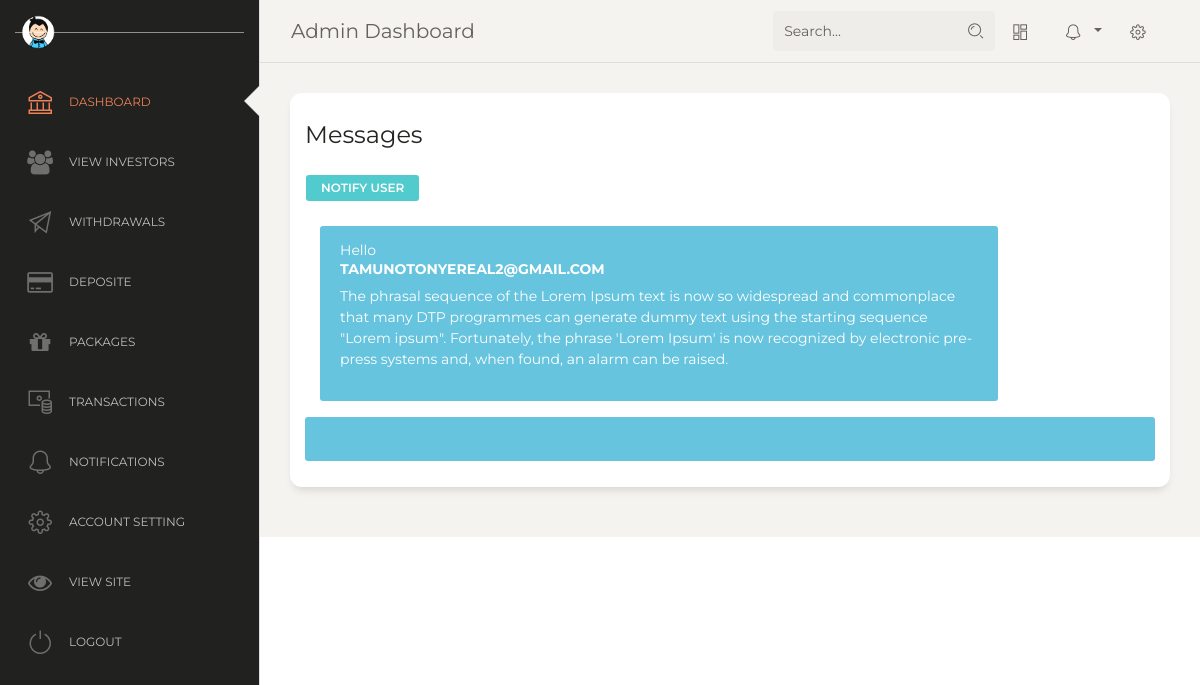
/super/admin/message/, run on the app's committed database.
### panel/models.py (models this page shows)
class Message(models.Model):
	email = models.EmailField(max_length=50)
	subject = models.CharField(max_length=100)
	body = models.TextField()
	date = models.DateTimeField(auto_now_add=True,blank=True,null=True)
	class Meta:
			ordering = ['-date']

### panel/views.py (the view)
# urls.py: path('admin/message/', views.message, name="message"),
def message(request):
	context = {
	"messages":  Message.objects.all()
	}
	return render(request, "admin/message.html", context)

### templates/admin/message.html
{% extends 'admin/main.html' %}
{% load static %}
{% block content %}
<div class="content">
    <div class="row">
      <div class="col-md-12">
        <div class="card">
          <div class="card-header">
            <h4 class="card-title"> Messages</h4>
            <a href="{% url 'notify-user' %}" class="btn btn-primary btn-sm  btn-circle">Notify user</a>
          </div>
           <div class="card-body">
              <div class="col-md-10">
                {% for msg in messages %}
                <div class="alert alert-info">
                    <span>{{ msg.subject }} <h6>{{ msg.email }} </h6></span>
                    <p>{{ msg.body }}</p>
                  </div>
              </div>
              {% endfor %}
            </div>
        </div>
      </div>
    </div>
</div>
{% endblock  %}

### data on the page
Message: subject "Hello", email "TAMUNOTONYEREAL2@GMAIL.COM", body "The phrasal sequence of the Lorem Ipsum text is now so widespread and commonplace that many DTP programmes can generate dummy text using the starting sequence \"Lorem ipsum\". Fortunately, the phrase 'Lorem Ipsum' is now recognized by electronic pre-press systems and, when found, an alarm can be raised."
